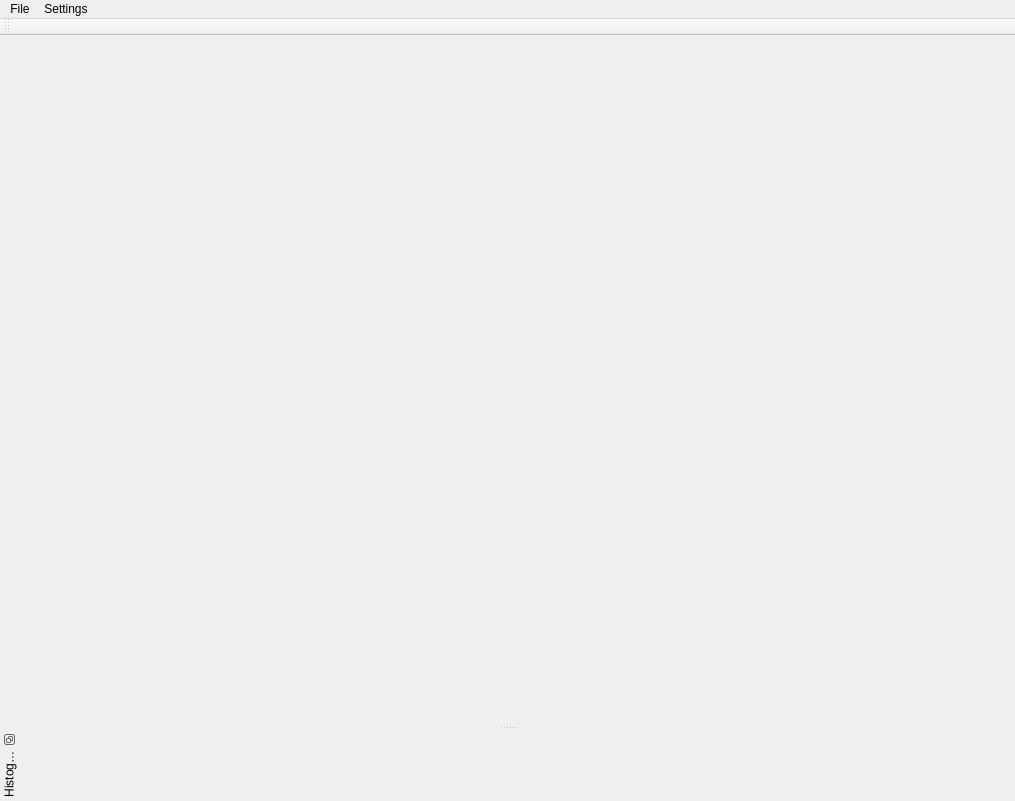
<?xml version="1.0" encoding="UTF-8"?>
<ui version="4.0">
 <class>RisWidget</class>
 <widget class="QMainWindow" name="RisWidget">
  <property name="geometry">
   <rect>
    <x>0</x>
    <y>0</y>
    <width>1015</width>
    <height>801</height>
   </rect>
  </property>
  <property name="documentMode">
   <bool>false</bool>
  </property>
  <widget class="QWidget" name="centralwidget">
   <layout class="QHBoxLayout" name="horizontalLayout">
    <item>
     <widget class="ImageWidget" name="m_imageWidget" native="true"/>
    </item>
   </layout>
  </widget>
  <widget class="QMenuBar" name="menubar">
   <property name="geometry">
    <rect>
     <x>0</x>
     <y>0</y>
     <width>1015</width>
     <height>22</height>
    </rect>
   </property>
   <widget class="QMenu" name="menuFile">
    <property name="title">
     <string>File</string>
    </property>
    <addaction name="m_actionLoadFile"/>
    <addaction name="m_actionShowCheckerboard"/>
    <addaction name="m_actionClear"/>
    <addaction name="separator"/>
    <addaction name="m_actionQuit"/>
   </widget>
   <widget class="QMenu" name="menuSettings">
    <property name="title">
     <string>Settings</string>
    </property>
    <widget class="QMenu" name="m_menuOpenClDevices">
     <property name="title">
      <string>OpenCL Device</string>
     </property>
    </widget>
    <addaction name="m_actionStatusBarPixelInfo"/>
    <addaction name="m_actionStatusBarFps"/>
    <addaction name="m_menuOpenClDevices"/>
   </widget>
   <addaction name="menuFile"/>
   <addaction name="menuSettings"/>
  </widget>
  <widget class="QDockWidget" name="dockWidget">
   <property name="minimumSize">
    <size>
     <width>69</width>
     <height>70</height>
    </size>
   </property>
   <property name="features">
    <set>QDockWidget::DockWidgetFloatable|QDockWidget::DockWidgetMovable|QDockWidget::DockWidgetVerticalTitleBar</set>
   </property>
   <property name="allowedAreas">
    <set>Qt::BottomDockWidgetArea|Qt::TopDockWidgetArea</set>
   </property>
   <property name="windowTitle">
    <string>Histogram</string>
   </property>
   <attribute name="dockWidgetArea">
    <number>8</number>
   </attribute>
   <widget class="HistogramWidget" name="m_histogramWidget"/>
  </widget>
  <widget class="QToolBar" name="toolBar">
   <property name="windowTitle">
    <string>toolBar</string>
   </property>
   <attribute name="toolBarArea">
    <enum>TopToolBarArea</enum>
   </attribute>
   <attribute name="toolBarBreak">
    <bool>false</bool>
   </attribute>
  </widget>
  <action name="m_actionQuit">
   <property name="text">
    <string>Quit</string>
   </property>
   <property name="toolTip">
    <string>Exit</string>
   </property>
  </action>
  <action name="m_actionLoadFile">
   <property name="text">
    <string>Load From File...</string>
   </property>
   <property name="toolTip">
    <string>Open an image or numpy array</string>
   </property>
   <property name="shortcut">
    <string>Ctrl+O</string>
   </property>
  </action>
  <action name="m_actionImageViewZoomInteractionMode">
   <property name="checkable">
    <bool>true</bool>
   </property>
   <property name="text">
    <string>Zoom</string>
   </property>
  </action>
  <action name="m_actionImageViewPanInteractionMode">
   <property name="checkable">
    <bool>true</bool>
   </property>
   <property name="text">
    <string>Pan</string>
   </property>
  </action>
  <action name="m_actionShowCheckerboard">
   <property name="text">
    <string>Display Checkerboard...</string>
   </property>
  </action>
  <action name="m_actionImageViewPointerInteractionMode">
   <property name="checkable">
    <bool>true</bool>
   </property>
   <property name="checked">
    <bool>true</bool>
   </property>
   <property name="text">
    <string>Pointer</string>
   </property>
  </action>
  <action name="m_actionImageViewZoomToFit">
   <property name="checkable">
    <bool>true</bool>
   </property>
   <property name="text">
    <string>Zoom to Fit</string>
   </property>
  </action>
  <action name="m_actionHighlightImagePixelUnderMouse">
   <property name="checkable">
    <bool>true</bool>
   </property>
   <property name="checked">
    <bool>false</bool>
   </property>
   <property name="text">
    <string>Highlight Image Pixel Under Mouse</string>
   </property>
   <property name="toolTip">
    <string>Useful for debugging screen -&gt; GL -&gt; image coordinate transformation</string>
   </property>
  </action>
  <action name="m_actionClear">
   <property name="text">
    <string>Clear</string>
   </property>
   <property name="toolTip">
    <string>Clear current image and show an empty canvas</string>
   </property>
  </action>
  <action name="m_actionStatusBarPixelInfo">
   <property name="checkable">
    <bool>true</bool>
   </property>
   <property name="checked">
    <bool>true</bool>
   </property>
   <property name="text">
    <string>Status Bar Pixel Under Mouse Info</string>
   </property>
   <property name="toolTip">
    <string>In the status bar, show the coordinate and intensity value of the pixel under the mouse.</string>
   </property>
  </action>
  <action name="m_actionStatusBarFps">
   <property name="checkable">
    <bool>true</bool>
   </property>
   <property name="text">
    <string>Status Bar FPS</string>
   </property>
   <property name="toolTip">
    <string>Show current frames per second in status bar.</string>
   </property>
  </action>
  <action name="m_actionMakeFlipper">
   <property name="text">
    <string>Make Flipbook</string>
   </property>
   <property name="toolTip">
    <string>Make an image flipbook window</string>
   </property>
  </action>
 </widget>
 <customwidgets>
  <customwidget>
   <class>ImageWidget</class>
   <extends>QWidget</extends>
   <header>ImageWidget.h</header>
   <container>1</container>
  </customwidget>
  <customwidget>
   <class>HistogramWidget</class>
   <extends>QWidget</extends>
   <header>HistogramWidget.h</header>
   <container>1</container>
  </customwidget>
 </customwidgets>
 <resources/>
 <connections>
  <connection>
   <sender>m_actionQuit</sender>
   <signal>triggered()</signal>
   <receiver>RisWidget</receiver>
   <slot>close()</slot>
   <hints>
    <hint type="sourcelabel">
     <x>-1</x>
     <y>-1</y>
    </hint>
    <hint type="destinationlabel">
     <x>399</x>
     <y>299</y>
    </hint>
   </hints>
  </connection>
  <connection>
   <sender>m_actionLoadFile</sender>
   <signal>triggered()</signal>
   <receiver>RisWidget</receiver>
   <slot>loadFile()</slot>
   <hints>
    <hint type="sourcelabel">
     <x>-1</x>
     <y>-1</y>
    </hint>
    <hint type="destinationlabel">
     <x>507</x>
     <y>400</y>
    </hint>
   </hints>
  </connection>
  <connection>
   <sender>m_actionShowCheckerboard</sender>
   <signal>triggered()</signal>
   <receiver>RisWidget</receiver>
   <slot>showCheckerPatternSlot()</slot>
   <hints>
    <hint type="sourcelabel">
     <x>-1</x>
     <y>-1</y>
    </hint>
    <hint type="destinationlabel">
     <x>507</x>
     <y>400</y>
    </hint>
   </hints>
  </connection>
  <connection>
   <sender>m_actionImageViewZoomToFit</sender>
   <signal>toggled(bool)</signal>
   <receiver>RisWidget</receiver>
   <slot>imageViewZoomToFitToggled(bool)</slot>
   <hints>
    <hint type="sourcelabel">
     <x>-1</x>
     <y>-1</y>
    </hint>
    <hint type="destinationlabel">
     <x>507</x>
     <y>400</y>
    </hint>
   </hints>
  </connection>
  <connection>
   <sender>m_actionHighlightImagePixelUnderMouse</sender>
   <signal>toggled(bool)</signal>
   <receiver>RisWidget</receiver>
   <slot>highlightImagePixelUnderMouseToggled(bool)</slot>
   <hints>
    <hint type="sourcelabel">
     <x>-1</x>
     <y>-1</y>
    </hint>
    <hint type="destinationlabel">
     <x>507</x>
     <y>400</y>
    </hint>
   </hints>
  </connection>
  <connection>
   <sender>m_actionClear</sender>
   <signal>triggered()</signal>
   <receiver>RisWidget</receiver>
   <slot>clearCanvasSlot()</slot>
   <hints>
    <hint type="sourcelabel">
     <x>-1</x>
     <y>-1</y>
    </hint>
    <hint type="destinationlabel">
     <x>507</x>
     <y>400</y>
    </hint>
   </hints>
  </connection>
  <connection>
   <sender>m_actionStatusBarPixelInfo</sender>
   <signal>toggled(bool)</signal>
   <receiver>RisWidget</receiver>
   <slot>statusBarPixelInfoToggled(bool)</slot>
   <hints>
    <hint type="sourcelabel">
     <x>-1</x>
     <y>-1</y>
    </hint>
    <hint type="destinationlabel">
     <x>507</x>
     <y>400</y>
    </hint>
   </hints>
  </connection>
  <connection>
   <sender>m_actionStatusBarFps</sender>
   <signal>toggled(bool)</signal>
   <receiver>RisWidget</receiver>
   <slot>statusBarFpsToggled(bool)</slot>
   <hints>
    <hint type="sourcelabel">
     <x>-1</x>
     <y>-1</y>
    </hint>
    <hint type="destinationlabel">
     <x>507</x>
     <y>400</y>
    </hint>
   </hints>
  </connection>
  <connection>
   <sender>m_actionMakeFlipper</sender>
   <signal>triggered()</signal>
   <receiver>RisWidget</receiver>
   <slot>makeFlipper()</slot>
   <hints>
    <hint type="sourcelabel">
     <x>-1</x>
     <y>-1</y>
    </hint>
    <hint type="destinationlabel">
     <x>507</x>
     <y>400</y>
    </hint>
   </hints>
  </connection>
 </connections>
 <slots>
  <slot>loadFile()</slot>
  <slot>showCheckerPatternSlot()</slot>
  <slot>imageViewZoomToFitToggled(bool)</slot>
  <slot>highlightImagePixelUnderMouseToggled(bool)</slot>
  <slot>clearCanvasSlot()</slot>
  <slot>statusBarPixelInfoToggled(bool)</slot>
  <slot>statusBarFpsToggled(bool)</slot>
  <slot>makeFlipper()</slot>
 </slots>
</ui>
